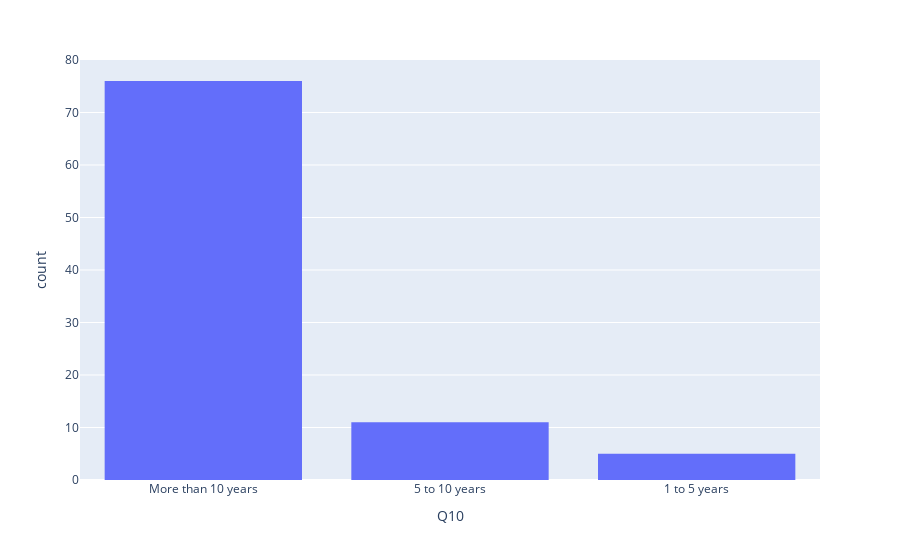

This figure's notebook cell:
### Code cell
fig = px.histogram(data, x='Q10')
fig.show()

### Figure 1 — Plotly figure (JSON) as saved in the notebook; plotly's stock layout.template omitted (floating-point values rounded to 4 significant figures)
{"data": [{"alignmentgroup": "True", "bingroup": "x", "hovertemplate": "Q10=%{x}<br>count=%{y}<extra></extra>", "legendgroup": "", "marker": {"color": "#636efa", "pattern": {"shape": ""}}, "name": "", "offsetgroup": "", "orientation": "v", "showlegend": false, "type": "histogram", "x": ["More than 10 years", "More than 10 years", "More than 10 years", "More than 10 years", "More than 10 years", "5 to 10 years", "More than 10 years", "More than 10 years", "More than 10 years", "5 to 10 years", "More than 10 years", "More than 10 years", "More than 10 years", "More than 10 years", "More than 10 years", "More than 10 years", "More than 10 years", "More than 10 years", "More than 10 years", "More than 10 years", "More than 10 years", "More than 10 years", "More than 10 years", "More than 10 years", "More than 10 years", "More than 10 years", "1 to 5 years", "More than 10 years", "More than 10 years", "1 to 5 years", "More than 10 years", "More than 10 years", "More than 10 years", "More than 10 years", "More than 10 years", "More than 10 years", "More than 10 years", "More than 10 years", "More than 10 years", "More than 10 years", "More than 10 years", "More than 10 years", "More than 10 years", "More than 10 years", "More than 10 years", "More than 10 years", "More than 10 years", "More than 10 years", "More than 10 years", "5 to 10 years", "More than 10 years", "5 to 10 years", "5 to 10 years", "More than 10 years", "More than 10 years", "More than 10 years", "More than 10 years", "More than 10 years", "More than 10 years", "More than 10 years", "1 to 5 years", "More than 10 years", "More than 10 years", "More than 10 years", "More than 10 years", "5 to 10 years", "More than 10 years", "More than 10 years", "More than 10 years", "More than 10 years", "More than 10 years", "More than 10 years", "More than 10 years", "More than 10 years", "5 to 10 years", "More than 10 years", "More than 10 years", "1 to 5 years", "More than 10 years", "More than 10 years", "More than 10 years", "5 to 10 years", "More than 10 years", "More than 10 years", "5 to 10 years", "5 to 10 years", "More than 10 years", "5 to 10 years", "1 to 5 years", "More than 10 years", "More than 10 years", "More than 10 years"], "xaxis": "x", "yaxis": "y"}], "layout": {"autosize": true, "barmode": "relative", "legend": {"tracegroupgap": 0}, "margin": {"t": 60}, "xaxis": {"anchor": "y", "autorange": true, "domain": [0, 1], "range": [-0.5, 2.5], "title": {"text": "Q10"}, "type": "category"}, "yaxis": {"anchor": "x", "autorange": true, "domain": [0, 1], "range": [0, 80], "title": {"text": "count"}}}}
